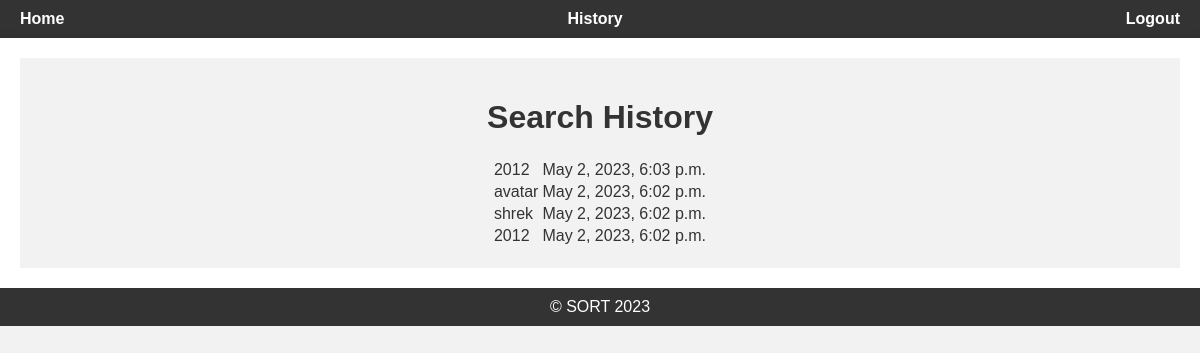
/history/ (signed in), run on an earlier commit of the app's database.
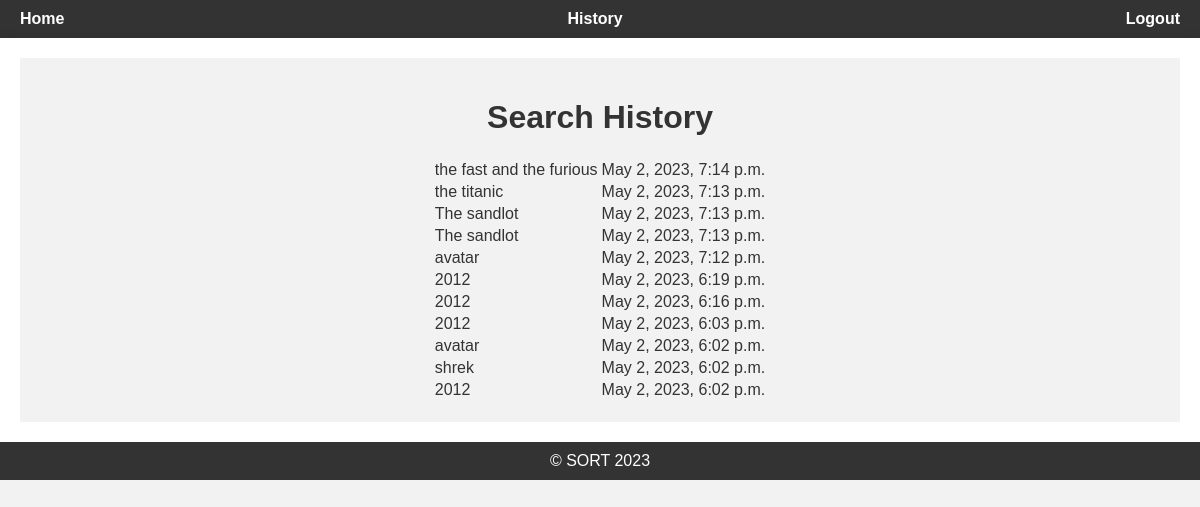
And on a later commit of the database.
### home/models.py (models this page shows, shortened)
class SearchHistory(models.Model):
    user = models.ForeignKey(User, on_delete=models.CASCADE)
    query = models.CharField(max_length=255)
    timestamp = models.DateTimeField(default=timezone.now)

### home/views.py (the view)
# urls.py: path('history/', views.history_view, name='history'),
def history_view(request):
    if request.user.is_authenticated:
        history_items = SearchHistory.objects.filter(user=request.user).order_by('-timestamp')
        return render(request, 'history.html', {'history_items': history_items})
    else:
        return redirect('login')

### templates/history.html
{% extends 'base.html' %}
{% block content %}
  <div style="background-color: #f2f2f2; padding: 20px;">
    <h1 style="text-align: center;">Search History</h1>
    {% if history_items %}
      <table style="margin: 0 auto;">
        <tbody>
          {% for item in history_items %}
            <tr>
              <td>{{ item.query }}</td>
              <td>{{ item.timestamp }}</td>
            </tr>
          {% endfor %}
        </tbody>
      </table>
    {% else %}
      <p>No search history found.</p>
    {% endif %}
  </div>
{% endblock %}

### templates/base.html (shortened to what this page needs)
<!DOCTYPE html>
<html lang="en">
<head>
</head>
<body>
    <header>
        <nav>
            <ul>
                <li><a href="/">Home</a></li>
                <li><a href="/history/">History</a></li>
                {% if user.is_authenticated %}
                    <li><a href="/logout/">Logout</a></li>
                {% else %}
                    <li><a href="/login/">Login</a></li>
                    <li><a href="/register/">Register</a></li>
                {% endif %}
            </ul>
        </nav>
    </header>
    <main>
        {% block content %}
        {% endblock %}
    </main>
    <footer>
        &copy; SORT 2023
    </footer>
</body>
</html>

### templates/base.html (style rules this page uses)
body { font-family: Arial, sans-serif; margin: 0; padding: 0; background-color: #f2f2f2; color: #333; }
header { background-color: #333; color: #fff; padding: 10px; }
nav ul { list-style: none; margin: 0; padding: 0; display: flex; justify-content: space-between; }
nav li { margin: 0 10px; }
nav a { color: #fff; text-decoration: none; font-weight: bold; }
main { padding: 20px; background-color: #fff; box-shadow: 0 0 10px rgba(0, 0, 0, 0.1); }
footer { background-color: #333; color: #fff; padding: 10px; text-align: center; }

What changed in the data, as far as the page shows it:
added SearchHistory: query "the fast and the furious", timestamp "May 2, 2023, 7:14 p.m."
added SearchHistory: query "the titanic", timestamp "May 2, 2023, 7:13 p.m."
added SearchHistory: query "The sandlot", timestamp "May 2, 2023, 7:13 p.m."
added SearchHistory: query "The sandlot", timestamp "May 2, 2023, 7:13 p.m."
added SearchHistory: query "avatar", timestamp "May 2, 2023, 7:12 p.m."
added SearchHistory: query "2012", timestamp "May 2, 2023, 6:19 p.m."
added SearchHistory: query "2012", timestamp "May 2, 2023, 6:16 p.m."
